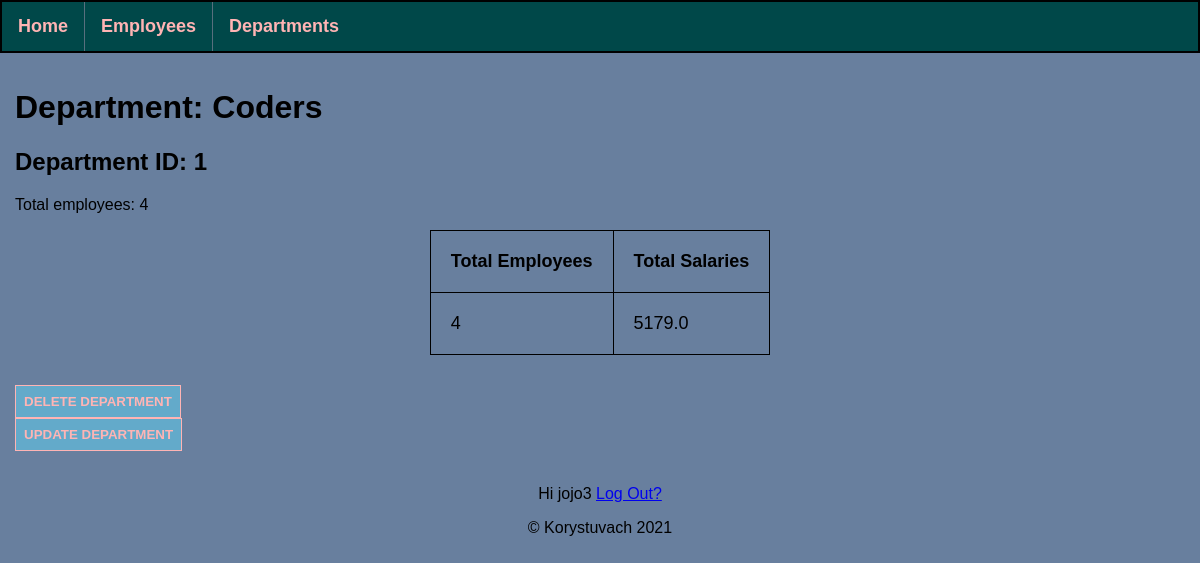
The app's page /departments/1 (signed in) with its own data.
### application/models.py (models this page shows, shortened)
class AllDepartments(db.Model):
    id = db.Column(db.Integer, primary_key=True)
    dep_name = db.Column(db.String(25), nullable=False, unique=True)
    dep_employees_id = db.relationship('AllEmployees', backref='my_department', lazy=True)

class User(db.Model, UserMixin):
    id = db.Column(db.Integer, primary_key=True)
    username = db.Column(db.String(32), nullable=False, unique=True)
    password = db.Column(db.String(256), nullable=False)

### application/routes.py (the view)
@app.route('/departments/<int:dep_id>')
@login_required
def department(dep_id):
    try:
        department_info = AllDepartments.query.get(dep_id)
        sum_salaries = db.session.query(func.sum(AllEmployees.salary)).filter_by(department_id=dep_id).first()
    except:
        return "Database Query Error", 500
    return render_template('department.html',
                           department_info=department_info,
                           sum_salaries=sum_salaries[0],
                           title=f"{department_info.dep_name} Department"
                           )

### application/models.py (called while the page is built)
@login_manager.user_loader
def load_user(user_id):
    return User.query.get(user_id)

### application/routes.py (called while the page is built)
@app.after_request
def redirect_to_sign_in(response):
    if response.status_code == 401:
        return redirect(url_for('login') + '?next=' + request.url)
    return response

### application/templates/department.html (shortened to what this page needs)
{% extends 'base.html' %}
{% block content %}
   <div class="dep_emp">
       <h1>Department: {{ department_info.dep_name }}</h1>
       <h2>Department ID: {{ department_info.id }}</h2>
       <p>Total employees: {{ department_info.dep_employees_id | count }}</p>
       <table>
           <tr>
               <th>Total Employees</th>
               <th>Total Salaries</th>
           </tr>
           <tr>
               <td> {{ department_info.dep_employees_id | count }} </td>
               <td> {{ sum_salaries }} </td>
           </tr>
       </table>
   </div>
   <div class="dep_edit">
       <button type="button"><a href="/departments/{{ department_info.id }}/delete">Delete department</a></button><br>
       <button type="button"><a href="/departments/{{ department_info.id }}/update">Update department</a></button>
   </div>
{% endblock %}

### application/templates/base.html (shortened to what this page needs)
<!doctype html>
<html lang="en">
<head>
    <link href="{{ url_for('static', filename='css/styles.css') }}" rel="stylesheet" type="text/css" >
</head>
<body>
    <nav>
        <ul id="nav_ul">
            <li class="nav_li"><a href="{{ url_for('index') }}" class="nav_li_a">Home</a></li>
            <li class="nav_li"><a href="{{ url_for('employees') }}" class="nav_li_a">Employees</a></li>
            <li class="nav_li"><a href="{{ url_for('departments') }}" class="nav_li_a">Departments</a></li>
        </ul>
    </nav>
    {% block content %}
    {% endblock %}
    <footer class="foot">
        {% if current_user.is_authenticated %}
            <p>Hi {{ current_user.username }} <a href="{{ url_for('logout') }}">Log Out?</a></p>
        {% else %}
        <p>Do you want to <a href="{{ url_for('login') }}">Log In?</a>
        {% endif %}
        <p>&copy Korystuvach 2021</p>
    </footer>
</body>
</html>

### application/static/css/styles.css (style rules this page uses)
html, body { font-family: Tahoma, sans-serif; background-color: #687F9E; margin: 0; padding: 0; height: 100%; text-align: left; }
table, th, td, tr { border: 1px solid black; font-size: large; margin: auto; padding: 20px; border-collapse: collapse; text-decoration: none; }
div { padding: 15px; }
li a { text-decoration: none; }
button { background-color: #63aaca; text-decoration: none; padding: 8px; border: 1px solid #ffb4b4; }
button a { text-decoration: none; text-align: center; color: #ffb4b4; text-transform: uppercase; font-weight: bold; }
ul#nav_ul { position: sticky; font-size: large; font-weight: bold; background-color: #004849; list-style-type: none; border: 2px solid; overflow: hidden; margin: 0; padding: 0; top: 0; }
li.nav_li { display: inline; float: left; border-right: 1px solid #586F7E; }
li.nav_li:last-child { border-right: none; }
li a.nav_li_a { display: block; color: #ffb4b4; text-align: center; padding: 14px 16px; text-decoration: none; }
footer.foot { text-align: center; padding: 3px; display: block; text-decoration: none; }

### records on screen
AllDepartments: dep_name "Coders", id "1"
User: username "jojo3"

### other values on screen
{{ department_info.dep_employees_id | count }} "4"
{{ sum_salaries }} "5179.0"
